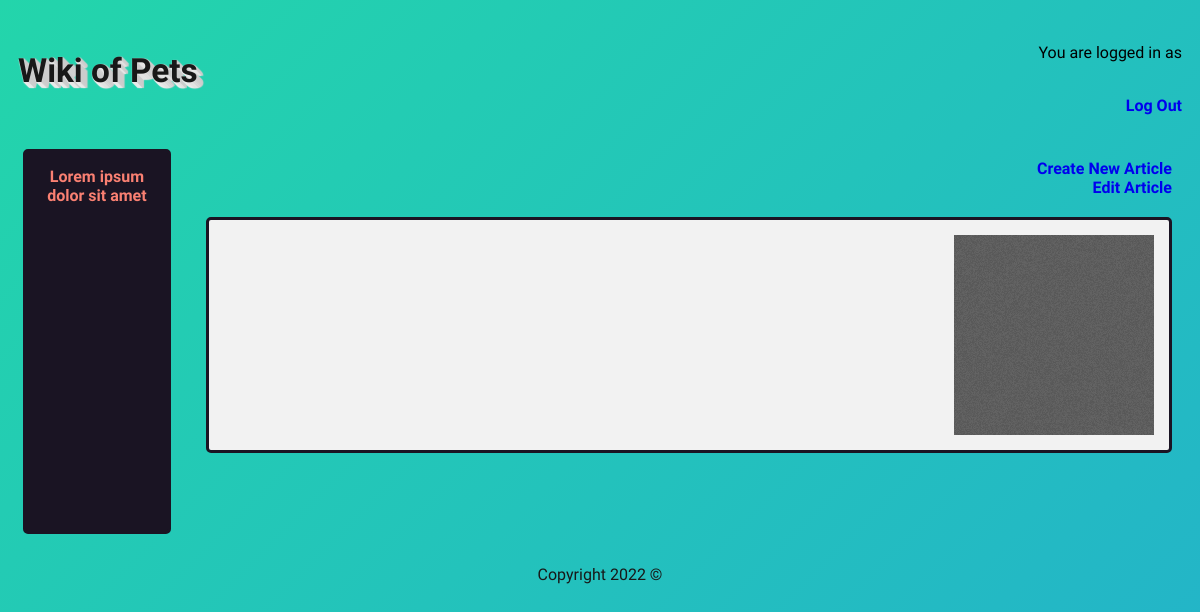
Before: /wiki.php (signed in) with the older database file.
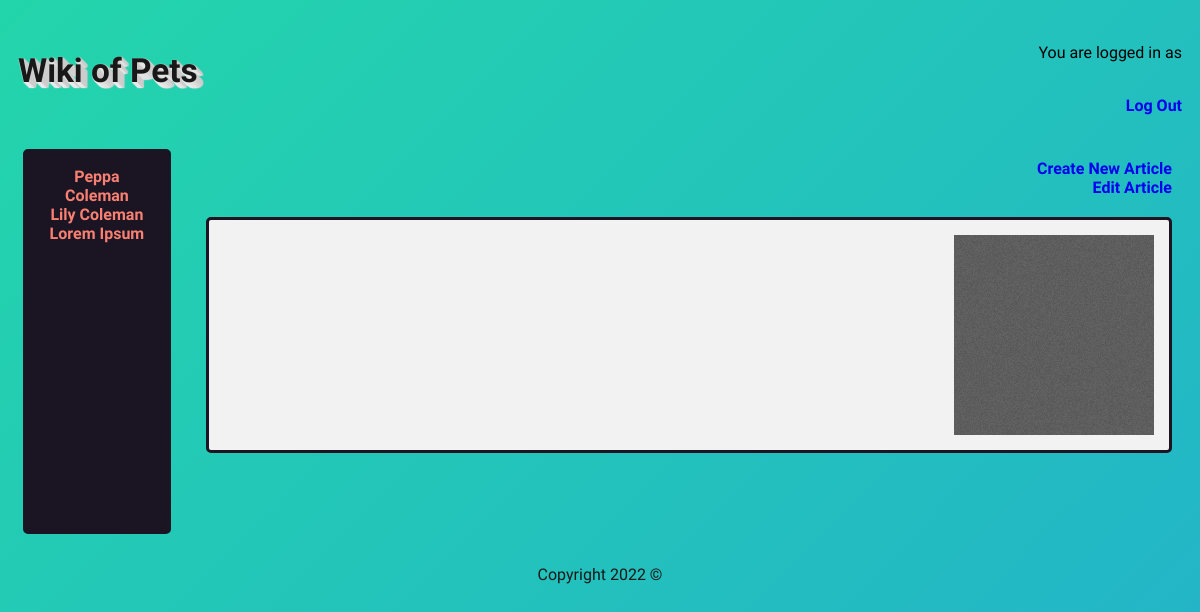
After: the same page with the newer database file.
### tables this page shows
CREATE TABLE `article` (
  `article_id` int(11) NOT NULL,
  `article_short_title` varchar(32) NOT NULL,
  `article_title` varchar(32) NOT NULL,
  `article_body` text NOT NULL,
  `article_photo` varchar(64) DEFAULT NULL,
  `article_birthdate` date DEFAULT NULL
);

### database.php (called while the page is built, shortened)
<?php
$HOST = "localhost";
$USERNAME = "INFX371";
$PASSWORD = "P*ssword";
$DB_NAME = "wiki";
$conn = new mysqli($HOST, $USERNAME, $PASSWORD, $DB_NAME);
$stmt = $conn->query("SELECT * FROM article");
$stmtTwo = $conn->query("SELECT * FROM `article`ORDER BY `article_id`DESC LIMIT 5;");
$topArticle = $stmtTwo->fetch_all();
?>

### wiki.php (the view, shortened to what this page needs)
  <?php
  include "database.php";
  ?>
<!DOCTYPE html lang="en">
<?php include "header.php" ?>
<div class="bigcontainer">
  <div class="container">
  <div class="sideBar">
    <?php
     foreach ($topArticle as $row){
      echo "<a href=wiki.php?shortTitle=$row[1] title='$row[2]'>$row[2]</a>";
    }
    ?>
  </div>
  <div class="articleDivs">
        <div class="articletitle">
            <div class="addCreateLinks">
              <a href="editArticle.php">Edit Article</a>
              <a href="add.php">Create New Article</a>
            </div>
          </div>
          <div class="square">
            <div><img src="./noise.png"></div>
          </div>
        </div>
    </div>
  </div>
  <?php include "footer.php";?>
</body>
</html>

### header.php (shortened to what this page needs)
<head>
    <link rel="stylesheet" href="style.css" type="text/css"/>
</head>
<body>
    <header>
        <div class="topBar">
            <div class="logo">
            <p id="wikiTitle">Wiki of Pets</p>
            </div>
            <div id="filler"></div>
            <div class="logOutArea">
              <?php
                if (isset($_SESSION["isLoggedIn"])){
                  echo "<a href='./logOut.php'>Log Out</a>";
                  echo "<p>You are logged in as " . $_SESSION["username"] . "</p>";
                }
              ?>
            </div>
        </div>
    </header>

### footer.php
<footer>
    <p>Copyright 2022 &copy</p>
</footer>

### style.css (style rules this page uses)
body { background: linear-gradient(-45deg, #ee7752, #e73c7e, #23a6d5, #23d5ab); background-size: 400% 400%; animation: gradient 15s ease infinite; height: 100vh; font-family: 'Sarabun', sans-serif; display: flex; flex: 1; flex-direction: column; }
.topBar { display: flex; flex-direction: row; flex-grow: 0; }
.addCreateLinks { display: flex; align-self: flex-end; flex-direction: column-reverse; align-items: end; }
.logo { display: flex; flex-basis: content; flex-direction: column; flex-wrap: wrap; align-self: flex-start; padding: 10px; }
.logOutArea { display: flex; flex-direction: column-reverse; align-items: flex-end; justify-content: space-around; padding: 10px; }
.sideBar { background-color: #1A1423; text-align: center; border-radius: 5px; border-style: solid; border-color: #1A1423; display: flex; flex-basis: 10%; margin: 15px; padding: 15px; flex-direction: column; }
.sideBar > a { color: salmon; }
.square { background-color: #f2f2f2; border-radius: 5px; border-style: solid; border-color: #1A1423; color: #1A1423; padding: 15px; margin: 20; }
.articleTitle { display: flex; justify-content: space-between; margin: 20; margin-bottom: 0; }
.articleDivs { display: flex; flex-direction: column; flex-basis: 90%; }
.container { display: flex; flex: 1; flex-direction: row; }
#wikiTitle { font-weight: bolder; font-size: 25pt; color: #181818; text-shadow: 1px 0px 1px #CCCCCC, 0px 1px 1px #EEEEEE, 2px 1px 1px #CCCCCC, 1px 2px 1px #EEEEEE, 3px 2px 1px #CCCCCC, 2px 3px 1px #EEEEEE, 4px 3px 1px #CCCCCC, 3px 4px 1px #EEEEEE, 5px 4px 1px #CCCCCC, 4px 5px 1px #EEEEEE, 6px 5px 1px #CCCCCC, 5px 6px 1px #EEEEEE, 7px 6px 1px #CCCCCC; }
#filler { flex: auto; }
footer { background-color: transparent; display: flex; flex-direction: column; text-align: center; flex-grow: 0.5; color: #181818; }
a { font-weight: bold; }
a:link, a:visited { text-decoration: none; }
.bigcontainer { display: flex; flex: 1; }
img { float: right; width: 200px; height: 200px; object-fit: cover; }

Changed rows visible on the page:
added article: article_title "Peppa Coleman"
added article: article_title "Lily Coleman"
changed article: article_title "Lorem ipsum dolor sit amet" → "Lorem Ipsum"
